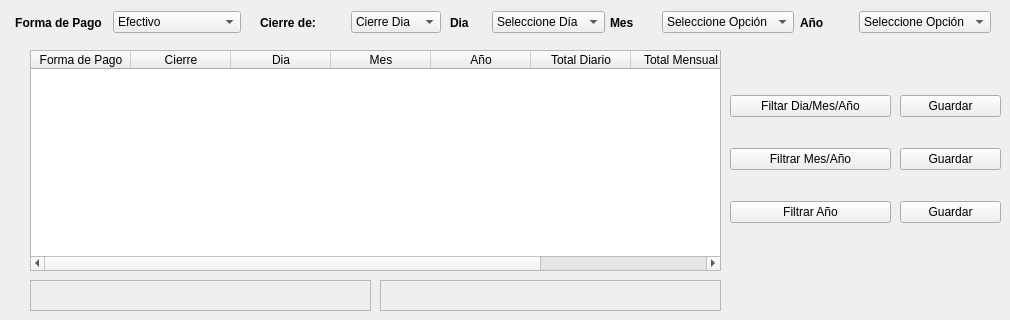
   <widget class="QWidget" name="tab_9">
    <attribute name="icon">
     <iconset>
      <activeon>:/icons/pix/oxygen/48x48/actions/go-up.png</activeon>
     </iconset>
    </attribute>
    <attribute name="title">
     <string>Ingresos</string>
    </attribute>
    <widget class="QWidget" name="layoutWidget_10">
     <property name="geometry">
      <rect>
       <x>610</x>
       <y>10</y>
       <width>184</width>
       <height>25</height>
      </rect>
     </property>
     <layout class="QHBoxLayout" name="horizontalLayout_22">
      <item>
       <widget class="QLabel" name="label_28">
        <property name="font">
         <font>
          <weight>75</weight>
          <bold>true</bold>
         </font>
        </property>
        <property name="text">
         <string>Mes</string>
        </property>
       </widget>
      </item>
      <item>
       <widget class="QComboBox" name="comboBoxMesIngresos">
        <item>
         <property name="text">
          <string>Seleccione Opción</string>
         </property>
        </item>
        <item>
         <property name="text">
          <string>Enero</string>
         </property>
        </item>
        <item>
         <property name="text">
          <string>Febrero</string>
         </property>
        </item>
        <item>
         <property name="text">
          <string>Marzo</string>
         </property>
        </item>
        <item>
         <property name="text">
          <string>Abril</string>
         </property>
        </item>
        <item>
         <property name="text">
          <string>Mayo</string>
         </property>
        </item>
        <item>
         <property name="text">
          <string>Junio</string>
         </property>
        </item>
        <item>
         <property name="text">
          <string>Julio</string>
         </property>
        </item>
        <item>
         <property name="text">
          <string>Agosto</string>
         </property>
        </item>
        <item>
         <property name="text">
          <string>Septiembre</string>
         </property>
        </item>
        <item>
         <property name="text">
          <string>Octubre</string>
         </property>
        </item>
        <item>
         <property name="text">
          <string>Noviembre</string>
         </property>
        </item>
        <item>
         <property name="text">
          <string>Diciembre</string>
         </property>
        </item>
       </widget>
      </item>
     </layout>
    </widget>
    <widget class="QWidget" name="layoutWidget_11">
     <property name="geometry">
      <rect>
       <x>10</x>
       <y>10</y>
       <width>231</width>
       <height>25</height>
      </rect>
     </property>
     <layout class="QHBoxLayout" name="horizontalLayout_23">
      <item>
       <widget class="QLabel" name="label_29">
        <property name="font">
         <font>
          <weight>75</weight>
          <bold>true</bold>
         </font>
        </property>
        <property name="text">
         <string>Forma de Pago</string>
        </property>
        <property name="alignment">
         <set>Qt::AlignCenter</set>
        </property>
       </widget>
      </item>
      <item>
       <widget class="QComboBox" name="comboBoxFPagoIngresos">
        <item>
         <property name="text">
          <string>Efectivo</string>
         </property>
        </item>
        <item>
         <property name="text">
          <string>Débito</string>
         </property>
        </item>
        <item>
         <property name="text">
          <string>Tarjeta de Crédito</string>
         </property>
        </item>
       </widget>
      </item>
     </layout>
    </widget>
    <widget class="QWidget" name="layoutWidget_12">
     <property name="geometry">
      <rect>
       <x>800</x>
       <y>10</y>
       <width>191</width>
       <height>25</height>
      </rect>
     </property>
     <layout class="QHBoxLayout" name="horizontalLayout_24">
      <item>
       <widget class="QLabel" name="label_30">
        <property name="font">
         <font>
          <weight>75</weight>
          <bold>true</bold>
         </font>
        </property>
        <property name="text">
         <string>Año</string>
        </property>
       </widget>
      </item>
      <item>
       <widget class="QComboBox" name="comboBoxAnioIngresos">
        <item>
         <property name="text">
          <string>Seleccione Opción</string>
         </property>
        </item>
        <item>
         <property name="text">
          <string>2000</string>
         </property>
        </item>
        <item>
         <property name="text">
          <string>2001</string>
         </property>
        </item>
        <item>
         <property name="text">
          <string>2002</string>
         </property>
        </item>
        <item>
         <property name="text">
          <string>2003</string>
         </property>
        </item>
        <item>
         <property name="text">
          <string>2004</string>
         </property>
        </item>
        <item>
         <property name="text">
          <string>2005</string>
         </property>
        </item>
        <item>
         <property name="text">
          <string>2006</string>
         </property>
        </item>
        <item>
         <property name="text">
          <string>2007</string>
         </property>
        </item>
        <item>
         <property name="text">
          <string>2008</string>
         </property>
        </item>
        <item>
         <property name="text">
          <string>2009</string>
         </property>
        </item>
        <item>
         <property name="text">
          <string>2010</string>
         </property>
        </item>
        <item>
         <property name="text">
          <string>2011</string>
         </property>
        </item>
        <item>
         <property name="text">
          <string>2012</string>
         </property>
        </item>
        <item>
         <property name="text">
          <string>2013</string>
         </property>
        </item>
        <item>
         <property name="text">
          <string>2014</string>
         </property>
        </item>
        <item>
         <property name="text">
          <string>2015</string>
         </property>
        </item>
        <item>
         <property name="text">
          <string>2016</string>
         </property>
        </item>
        <item>
         <property name="text">
          <string>2017</string>
         </property>
        </item>
        <item>
         <property name="text">
          <string>2018</string>
         </property>
        </item>
        <item>
         <property name="text">
          <string>2019</string>
         </property>
        </item>
        <item>
         <property name="text">
          <string>2020</string>
         </property>
        </item>
        <item>
         <property name="text">
          <string>2021</string>
         </property>
        </item>
        <item>
         <property name="text">
          <string>2022</string>
         </property>
        </item>
        <item>
         <property name="text">
          <string>2023</string>
         </property>
        </item>
        <item>
         <property name="text">
          <string>2024</string>
         </property>
        </item>
        <item>
         <property name="text">
          <string>2025</string>
         </property>
        </item>
        <item>
         <property name="text">
          <string>2026</string>
         </property>
        </item>
        <item>
         <property name="text">
          <string>2027</string>
         </property>
        </item>
        <item>
         <property name="text">
          <string>2028</string>
         </property>
        </item>
        <item>
         <property name="text">
          <string>2029</string>
         </property>
        </item>
        <item>
         <property name="text">
          <string>2030</string>
         </property>
        </item>
        <item>
         <property name="text">
          <string>2031</string>
         </property>
        </item>
        <item>
         <property name="text">
          <string>2032</string>
         </property>
        </item>
        <item>
         <property name="text">
          <string>2033</string>
         </property>
        </item>
        <item>
         <property name="text">
          <string>2034</string>
         </property>
        </item>
        <item>
         <property name="text">
          <string>2035</string>
         </property>
        </item>
        <item>
         <property name="text">
          <string>2036</string>
         </property>
        </item>
        <item>
         <property name="text">
          <string>2037</string>
         </property>
        </item>
        <item>
         <property name="text">
          <string>2038</string>
         </property>
        </item>
        <item>
         <property name="text">
          <string>2039</string>
         </property>
        </item>
        <item>
         <property name="text">
          <string>2040</string>
         </property>
        </item>
        <item>
         <property name="text">
          <string>2041</string>
         </property>
        </item>
        <item>
         <property name="text">
          <string>2042</string>
         </property>
        </item>
        <item>
         <property name="text">
          <string>2043</string>
         </property>
        </item>
        <item>
         <property name="text">
          <string>2044</string>
         </property>
        </item>
        <item>
         <property name="text">
          <string>2045</string>
         </property>
        </item>
        <item>
         <property name="text">
          <string>2046</string>
         </property>
        </item>
        <item>
         <property name="text">
          <string>2047</string>
         </property>
        </item>
        <item>
         <property name="text">
          <string>2048</string>
         </property>
        </item>
        <item>
         <property name="text">
          <string>2049</string>
         </property>
        </item>
        <item>
         <property name="text">
          <string>2050</string>
         </property>
        </item>
        <item>
         <property name="text">
          <string>2051</string>
         </property>
        </item>
        <item>
         <property name="text">
          <string>2052</string>
         </property>
        </item>
        <item>
         <property name="text">
          <string>2053</string>
         </property>
        </item>
        <item>
         <property name="text">
          <string>2054</string>
         </property>
        </item>
        <item>
         <property name="text">
          <string>2055</string>
         </property>
        </item>
        <item>
         <property name="text">
          <string>2056</string>
         </property>
        </item>
        <item>
         <property name="text">
          <string>2057</string>
         </property>
        </item>
        <item>
         <property name="text">
          <string>2058</string>
         </property>
        </item>
        <item>
         <property name="text">
          <string>2059</string>
         </property>
        </item>
        <item>
         <property name="text">
          <string>2060</string>
         </property>
        </item>
        <item>
         <property name="text">
          <string>2061</string>
         </property>
        </item>
        <item>
         <property name="text">
          <string>2062</string>
         </property>
        </item>
        <item>
         <property name="text">
          <string>2063</string>
         </property>
        </item>
        <item>
         <property name="text">
          <string>2064</string>
         </property>
        </item>
        <item>
         <property name="text">
          <string>2065</string>
         </property>
        </item>
        <item>
         <property name="text">
          <string>2066</string>
         </property>
        </item>
        <item>
         <property name="text">
          <string>2067</string>
         </property>
        </item>
        <item>
         <property name="text">
          <string>2068</string>
         </property>
        </item>
        <item>
         <property name="text">
          <string>2069</string>
         </property>
        </item>
        <item>
         <property name="text">
          <string>2070</string>
         </property>
        </item>
        <item>
         <property name="text">
          <string>2071</string>
         </property>
        </item>
        <item>
         <property name="text">
          <string>2072</string>
         </property>
        </item>
        <item>
         <property name="text">
          <string>2073</string>
         </property>
        </item>
        <item>
         <property name="text">
          <string>2074</string>
         </property>
        </item>
        <item>
         <property name="text">
          <string>2075</string>
         </property>
        </item>
        <item>
         <property name="text">
          <string>2076</string>
         </property>
        </item>
        <item>
         <property name="text">
          <string>2077</string>
         </property>
        </item>
        <item>
         <property name="text">
          <string>2078</string>
         </property>
        </item>
        <item>
         <property name="text">
          <string>2079</string>
         </property>
        </item>
        <item>
         <property name="text">
          <string>2080</string>
         </property>
        </item>
        <item>
         <property name="text">
          <string>2081</string>
         </property>
        </item>
        <item>
         <property name="text">
          <string>2082</string>
         </property>
        </item>
        <item>
         <property name="text">
          <string>2083</string>
         </property>
        </item>
        <item>
         <property name="text">
          <string>2084</string>
         </property>
        </item>
        <item>
         <property name="text">
          <string>2085</string>
         </property>
        </item>
        <item>
         <property name="text">
          <string>2086</string>
         </property>
        </item>
        <item>
         <property name="text">
          <string>2087</string>
         </property>
        </item>
        <item>
         <property name="text">
          <string>2088</string>
         </property>
        </item>
        <item>
         <property name="text">
          <string>2089</string>
         </property>
        </item>
        <item>
         <property name="text">
          <string>2090</string>
         </property>
        </item>
        <item>
         <property name="text">
          <string>2091</string>
         </property>
        </item>
        <item>
         <property name="text">
          <string>2092</string>
         </property>
        </item>
        <item>
         <property name="text">
          <string>2093</string>
         </property>
        </item>
        <item>
         <property name="text">
          <string>2094</string>
         </property>
        </item>
        <item>
         <property name="text">
          <string>2095</string>
         </property>
        </item>
        <item>
         <property name="text">
          <string>2096</string>
         </property>
        </item>
        <item>
         <property name="text">
          <string>2097</string>
         </property>
        </item>
        <item>
         <property name="text">
          <string>2098</string>
         </property>
        </item>
        <item>
         <property name="text">
          <string>2099</string>
         </property>
        </item>
       </widget>
      </item>
     </layout>
    </widget>
    <widget class="QWidget" name="layoutWidget_13">
     <property name="geometry">
      <rect>
       <x>260</x>
       <y>10</y>
       <width>181</width>
       <height>25</height>
      </rect>
     </property>
     <layout class="QHBoxLayout" name="horizontalLayout_25">
      <item>
       <widget class="QLabel" name="label_31">
        <property name="font">
         <font>
          <weight>75</weight>
          <bold>true</bold>
         </font>
        </property>
        <property name="text">
         <string>Cierre de:</string>
        </property>
       </widget>
      </item>
      <item>
       <widget class="QComboBox" name="comboBoxCierreIngresos">
        <item>
         <property name="text">
          <string>Cierre Dia</string>
         </property>
        </item>
        <item>
         <property name="text">
          <string>Cierre Mes</string>
         </property>
        </item>
        <item>
         <property name="text">
          <string>Cierre Año</string>
         </property>
        </item>
       </widget>
      </item>
     </layout>
    </widget>
    <widget class="QTableWidget" name="tableIngresos">
     <property name="geometry">
      <rect>
       <x>30</x>
       <y>50</y>
       <width>691</width>
       <height>221</height>
      </rect>
     </property>
     <column>
      <property name="text">
       <string>Forma de Pago</string>
      </property>
      <property name="textAlignment">
       <set>AlignHCenter|AlignVCenter|AlignCenter</set>
      </property>
     </column>
     <column>
      <property name="text">
       <string>Cierre</string>
      </property>
      <property name="textAlignment">
       <set>AlignHCenter|AlignVCenter|AlignCenter</set>
      </property>
     </column>
     <column>
      <property name="text">
       <string>Dia</string>
      </property>
      <property name="textAlignment">
       <set>AlignHCenter|AlignVCenter|AlignCenter</set>
      </property>
     </column>
     <column>
      <property name="text">
       <string>Mes</string>
      </property>
      <property name="textAlignment">
       <set>AlignHCenter|AlignVCenter|AlignCenter</set>
      </property>
     </column>
     <column>
      <property name="text">
       <string>Año</string>
      </property>
      <property name="textAlignment">
       <set>AlignHCenter|AlignVCenter|AlignCenter</set>
      </property>
     </column>
     <column>
      <property name="text">
       <string>Total Diario</string>
      </property>
      <property name="textAlignment">
       <set>AlignHCenter|AlignVCenter|AlignCenter</set>
      </property>
     </column>
     <column>
      <property name="text">
       <string>Total Mensual</string>
      </property>
      <property name="textAlignment">
       <set>AlignHCenter|AlignVCenter|AlignCenter</set>
      </property>
     </column>
     <column>
      <property name="text">
       <string>Total Anual</string>
      </property>
      <property name="textAlignment">
       <set>AlignHCenter|AlignVCenter|AlignCenter</set>
      </property>
     </column>
    </widget>
    <widget class="QLabel" name="mensajeIngresosA">
     <property name="geometry">
      <rect>
       <x>30</x>
       <y>280</y>
       <width>341</width>
       <height>31</height>
      </rect>
     </property>
     <property name="font">
      <font>
       <weight>75</weight>
       <bold>true</bold>
      </font>
     </property>
     <property name="frameShape">
      <enum>QFrame::StyledPanel</enum>
     </property>
     <property name="frameShadow">
      <enum>QFrame::Raised</enum>
     </property>
     <property name="text">
      <string/>
     </property>
     <property name="alignment">
      <set>Qt::AlignCenter</set>
     </property>
    </widget>
    <widget class="QLabel" name="mensajeIngresosB">
     <property name="geometry">
      <rect>
       <x>380</x>
       <y>280</y>
       <width>341</width>
       <height>31</height>
      </rect>
     </property>
     <property name="font">
      <font>
       <weight>75</weight>
       <bold>true</bold>
      </font>
     </property>
     <property name="frameShape">
      <enum>QFrame::StyledPanel</enum>
     </property>
     <property name="frameShadow">
      <enum>QFrame::Raised</enum>
     </property>
     <property name="text">
      <string/>
     </property>
     <property name="alignment">
      <set>Qt::AlignCenter</set>
     </property>
    </widget>
    <widget class="QWidget" name="layoutWidget">
     <property name="geometry">
      <rect>
       <x>450</x>
       <y>10</y>
       <width>155</width>
       <height>25</height>
      </rect>
     </property>
     <layout class="QHBoxLayout" name="horizontalLayout_26">
      <item>
       <widget class="QLabel" name="label_32">
        <property name="font">
         <font>
          <weight>75</weight>
          <bold>true</bold>
         </font>
        </property>
        <property name="text">
         <string>Dia</string>
        </property>
        <property name="alignment">
         <set>Qt::AlignLeading|Qt::AlignLeft|Qt::AlignVCenter</set>
        </property>
       </widget>
      </item>
      <item>
       <widget class="QComboBox" name="comboBoxDiaIngresos">
        <item>
         <property name="text">
          <string>Seleccione Día</string>
         </property>
        </item>
        <item>
         <property name="text">
          <string>1</string>
         </property>
        </item>
        <item>
         <property name="text">
          <string>2</string>
         </property>
        </item>
        <item>
         <property name="text">
          <string>3</string>
         </property>
        </item>
        <item>
         <property name="text">
          <string>4</string>
         </property>
        </item>
        <item>
         <property name="text">
          <string>5</string>
         </property>
        </item>
        <item>
         <property name="text">
          <string>6</string>
         </property>
        </item>
        <item>
         <property name="text">
          <string>7</string>
         </property>
        </item>
        <item>
         <property name="text">
          <string>8</string>
         </property>
        </item>
        <item>
         <property name="text">
          <string>9</string>
         </property>
        </item>
        <item>
         <property name="text">
          <string>10</string>
         </property>
        </item>
        <item>
         <property name="text">
          <string>11</string>
         </property>
        </item>
        <item>
         <property name="text">
          <string>12</string>
         </property>
        </item>
        <item>
         <property name="text">
          <string>13</string>
         </property>
        </item>
        <item>
         <property name="text">
          <string>14</string>
         </property>
        </item>
        <item>
         <property name="text">
          <string>15</string>
         </property>
        </item>
        <item>
         <property name="text">
          <string>16</string>
         </property>
        </item>
        <item>
         <property name="text">
          <string>17</string>
         </property>
        </item>
        <item>
         <property name="text">
          <string>18</string>
         </property>
        </item>
        <item>
         <property name="text">
          <string>19</string>
         </property>
        </item>
        <item>
         <property name="text">
          <string>20</string>
         </property>
        </item>
        <item>
         <property name="text">
          <string>21</string>
         </property>
        </item>
        <item>
         <property name="text">
          <string>22</string>
         </property>
        </item>
        <item>
         <property name="text">
          <string>23</string>
         </property>
        </item>
        <item>
         <property name="text">
          <string>24</string>
         </property>
        </item>
        <item>
         <property name="text">
          <string>25</string>
         </property>
        </item>
        <item>
         <property name="text">
          <string>26</string>
         </property>
        </item>
        <item>
         <property name="text">
          <string>27</string>
         </property>
        </item>
        <item>
         <property name="text">
          <string>28</string>
         </property>
        </item>
        <item>
         <property name="text">
          <string>29</string>
         </property>
        </item>
        <item>
         <property name="text">
          <string>30</string>
         </property>
        </item>
        <item>
         <property name="text">
          <string>31</string>
         </property>
        </item>
       </widget>
      </item>
     </layout>
    </widget>
    <widget class="QWidget" name="layoutWidget">
     <property name="geometry">
      <rect>
       <x>730</x>
       <y>70</y>
       <width>161</width>
       <height>181</height>
      </rect>
     </property>
     <layout class="QVBoxLayout" name="verticalLayout_15">
      <item>
       <widget class="QPushButton" name="filtrarDMAingresos">
        <property name="text">
         <string>Filtar Dia/Mes/Año</string>
        </property>
        <property name="icon">
         <iconset>
          <activeon>:/icons/pix/oxygen/48x48/actions/view-calendar-workweek.png</activeon>
         </iconset>
        </property>
       </widget>
      </item>
      <item>
       <widget class="QPushButton" name="filtrarMAingresos">
        <property name="text">
         <string>Filtrar Mes/Año</string>
        </property>
        <property name="icon">
         <iconset>
          <activeon>:/icons/pix/oxygen/48x48/actions/view-calendar-workweek.png</activeon>
         </iconset>
        </property>
       </widget>
      </item>
      <item>
       <widget class="QPushButton" name="FiltrarAingresos">
        <property name="text">
         <string>Filtrar Año</string>
        </property>
        <property name="icon">
         <iconset>
          <activeon>:/icons/pix/oxygen/48x48/actions/view-calendar-workweek.png</activeon>
         </iconset>
        </property>
       </widget>
      </item>
     </layout>
    </widget>
    <widget class="QWidget" name="layoutWidget">
     <property name="geometry">
      <rect>
       <x>900</x>
       <y>70</y>
       <width>101</width>
       <height>181</height>
      </rect>
     </property>
     <layout class="QVBoxLayout" name="verticalLayout_16">
      <item>
       <widget class="QPushButton" name="guardarDMAingresos">
        <property name="text">
         <string>Guardar</string>
        </property>
        <property name="icon">
         <iconset>
          <activeon>:/icons/pix/oxygen/48x48/devices/media-floppy.png</activeon>
         </iconset>
        </property>
       </widget>
      </item>
      <item>
       <widget class="QPushButton" name="guardarDMingresos">
        <property name="text">
         <string>Guardar</string>
        </property>
        <property name="icon">
         <iconset>
          <activeon>:/icons/pix/oxygen/48x48/devices/media-floppy.png</activeon>
         </iconset>
        </property>
       </widget>
      </item>
      <item>
       <widget class="QPushButton" name="guardarAingresos">
        <property name="text">
         <string>Guardar</string>
        </property>
        <property name="icon">
         <iconset>
          <activeon>:/icons/pix/oxygen/48x48/devices/media-floppy.png</activeon>
         </iconset>
        </property>
       </widget>
      </item>
     </layout>
    </widget>
   </widget>
